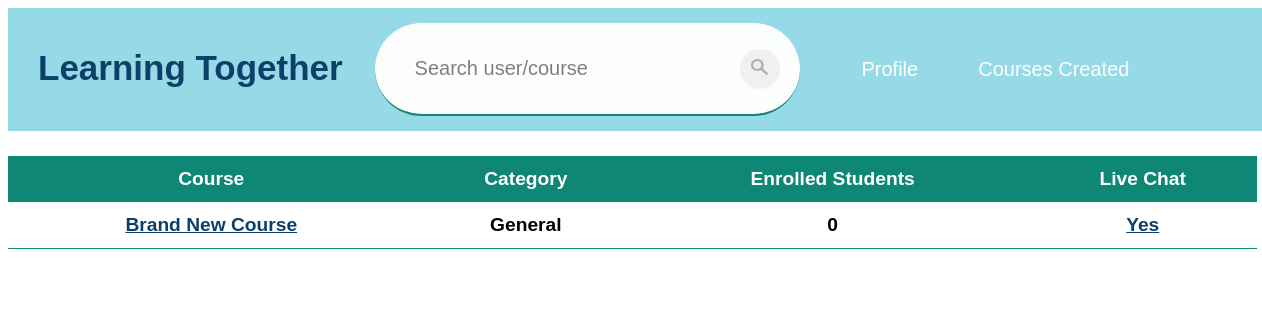
Page /courseCreated/1 on the earlier database version.
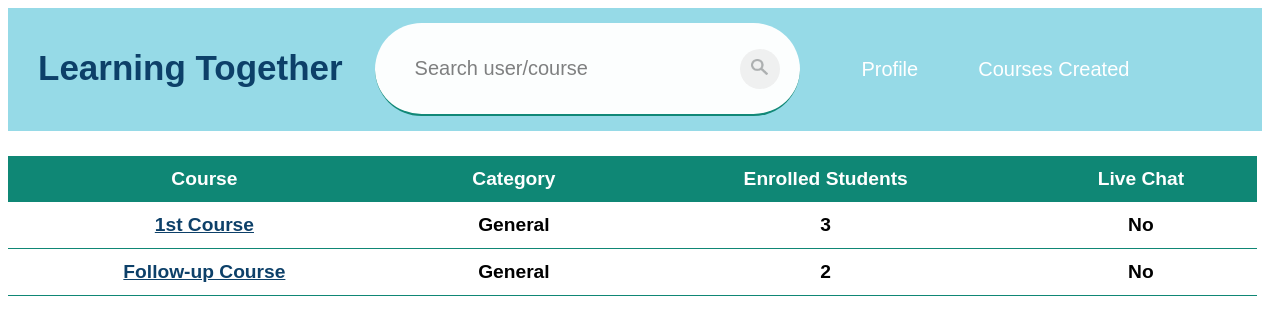
Same page on the later database version.
### app/models.py (models this page shows, shortened)
class CoursesMade(models.Model):
    publicId = models.ForeignKey(Public, on_delete=models.CASCADE)
    courseId = models.ForeignKey(Course, on_delete=models.CASCADE)

class Course(models.Model):
    categoryId = models.ForeignKey(Category, on_delete=models.PROTECT)
    name = models.CharField(max_length=100)
    averageMasterTime = models.SmallIntegerField()
    price = models.DecimalField(max_digits=6, decimal_places=2)
    description = models.CharField(max_length=200, blank=True)
    link = models.CharField(max_length=200, default="")

class Category(models.Model):
    category = models.CharField(max_length=50)

### app/views.py (the view)
# urls.py: path('courseCreated/<id>',views.courseCreated,name="courseCreated"),
def courseCreated(request, id):
    profile = models.Profile.objects.filter(userId__exact=id)
    public = models.Public.objects.filter(profileId__exact=profile[0].id)
    coursesMade = models.CoursesMade.objects.filter(
        publicId__exact=public[0].id)
    thisUser = False
    if request.user.is_authenticated:
        if profile[0].userId.id == request.user.id:
            thisUser = True
    students = []
    liveChats = []
    moneyEarned = []
    for courseMade in coursesMade:
        numStudents = models.CoursesEnrolled.objects.filter(
            courseId__exact=courseMade.courseId).count()
        students.append(numStudents)
        liveChat = models.LiveChat.objects.filter(
            courseId__exact=courseMade.courseId)
        liveChats.append(liveChat)
        moneyEarned.append(numStudents * courseMade.courseId.price)
    data = zip(coursesMade, students, liveChats, moneyEarned)
    return render(request, "app/courseCreated.html", {'coursesMade': coursesMade, 'data': data, 'thisUser': thisUser, 'userId': id, 'showOptions': True})

### templates/app/courseCreated.html (shortened to what this page needs)
{% extends 'app/base.html' %}
{% block content %}
{% load static %}
{% include 'app/navBar.html' with thisUser=thisUser userId=userId showOptions=showOptions %}
{% if coursesMade  %}
    <table class="table">
        <thead>
            <th>Course</th>
            <th>Category</th>
            <th>Enrolled Students</th>
            <th>Live Chat</th>
        </thead>
        {% for courseMade, numStudents, liveChat, moneyEarned in data %}
            <tbody>
                <th><a class="pretty" href="../course/{{ courseMade.courseId.id }}">{{courseMade.courseId.name}}</a></th>
                <th><b>{{ courseMade.courseId.categoryId.category }}</b></th>
                <th>{{ numStudents }}</th>
                {% if not liveChat %}
                <th>No</th>
                {% else %}
                <th><a class="pretty" href="../chat">Yes</a></th>
                {% endif %}
            </tbody>
        {% endfor %}
    </table>
{% endif %}
{% endblock %}

Differences in the rows shown:
no longer on this page (row unchanged): CoursesMade: courseId.name "Brand New Course", courseId.categoryId.category "General", numStudents "0", shows "Yes"
added CoursesMade: courseId.name "1st Course", courseId.categoryId.category "General", id "3", shows "No"
added CoursesMade: courseId.name "Follow-up Course", courseId.categoryId.category "General", numStudents "2", shows "No"
